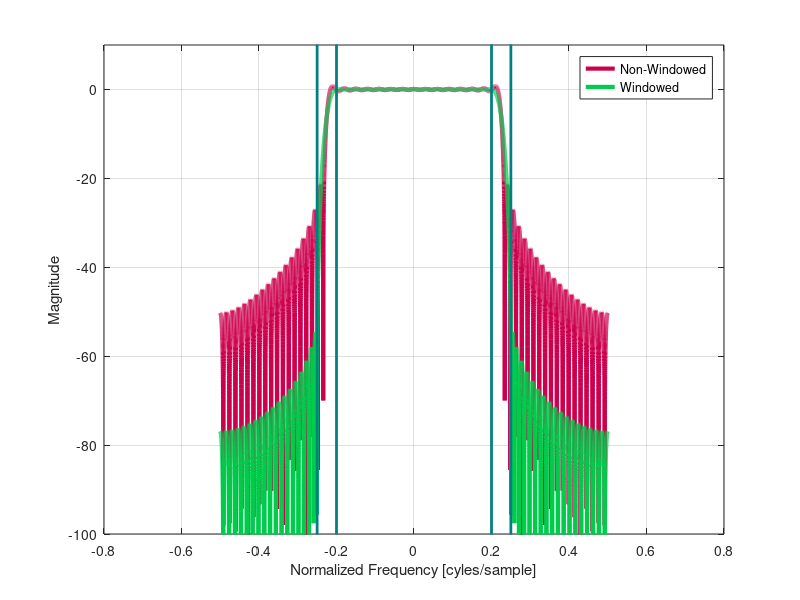

This chart was generated by the following MATLAB code:
NFFT = 2^14;
freq = [0:NFFT-1]/NFFT - 0.5;

fp = .2;
fs = .25;
Ap = .05; % dB
As = 55; % dB

Bp = 10^(Ap/20);
dp = (Bp-1)/(Bp+1); % pass band ripple
Bs = (1+dp)*10^(-As/20);
ds = Bs; % stop band ripple (approx.)

%% Windowed filter design
Fw = fs - fp;
fc = 0.5*(fs + fp);
[d,dind] = min([dp ds]);
if(dind == 1)
    A = Ap; % design is dominated by pass band ripple
else
    A = As; % design is dominated by stop band ripple
end;
% Blackman window cuz 74 dB
L = ceil(11*pi/(2*pi*Fw));
% Now we know the shape (Blackman) and the length.
win = blackman(L);
% Generate the impulse response
M = L-1; % filter order
alpha = M/2; % group delay
n = [0:L-1].' - alpha;
hd = (2*fc)*sinc(2*fc*n);
h = hd.*win;
hblackman = h;

%magnitude dB
plot(freq,20*log10(abs(fftshift(fft(hd,NFFT)))),'Color',[0.8 0 0.3],'LineWidth',3);
hold on;
plot(freq,20*log10(abs(fftshift(fft(h ,NFFT)))),'Color',[0.0 0.8 0.3],'LineWidth',3);
ax = axis;
plot((fp)*[1 1],ax(3:4),'Color',[0 0.5 0.5],'LineWidth',2);
plot(-(fp)*[1 1],ax(3:4),'Color',[0 0.5 0.5],'LineWidth',2);
plot((fs)*[1 1],ax(3:4),'Color',[0 0.5 0.5],'LineWidth',2);
plot(-(fs)*[1 1],ax(3:4),'Color',[0 0.5 0.5],'LineWidth',2);
hold off;
grid on;
xlabel('Normalized Frequency [cyles/sample]');
ylabel('Magnitude [dB]');
legend('Non-Windowed','Windowed');
ylim([-100 10]);

%magnitude linear
plot(freq,(abs(fftshift(fft(hd,NFFT)))),'Color',[0.8 0 0.3],'LineWidth',3);
hold on;
plot(freq,(abs(fftshift(fft(h ,NFFT)))),'Color',[0.0 0.8 0.3],'LineWidth',3);
ax = axis;
plot((fp)*[1 1],ax(3:4),'Color',[0 0.5 0.5],'LineWidth',2);
plot(-(fp)*[1 1],ax(3:4),'Color',[0 0.5 0.5],'LineWidth',2);
plot((fs)*[1 1],ax(3:4),'Color',[0 0.5 0.5],'LineWidth',2);
plot(-(fs)*[1 1],ax(3:4),'Color',[0 0.5 0.5],'LineWidth',2);
hold off;
grid on;
xlabel('Normalized Frequency [cyles/sample]');
ylabel('Magnitude');
legend('Non-Windowed','Windowed');
ylim([-.5 1.5]);


%phase
plot(freq,unwrap(angle(fftshift(fft(hd,NFFT)))),'Color',[0.8 0 0.3],'LineWidth',3);
hold on;
plot(freq,unwrap(angle(fftshift(fft(h ,NFFT)))),'Color',[0.0 0.8 0.3],'LineWidth',3);
ax = axis;
plot((fp)*[1 1],ax(3:4),'Color',[0 0.5 0.5],'LineWidth',2);
plot(-(fp)*[1 1],ax(3:4),'Color',[0 0.5 0.5],'LineWidth',2);
plot((fs)*[1 1],ax(3:4),'Color',[0 0.5 0.5],'LineWidth',2);
plot(-(fs)*[1 1],ax(3:4),'Color',[0 0.5 0.5],'LineWidth',2);
hold off;
grid on;
xlabel('Normalized Frequency [cyles/sample]');
ylabel('Magnitude');
legend('Non-Windowed','Windowed');
ylim([-100 10]);







%% Kaiser design
[M,Wn,beta,filtype]=kaiserord([fp fs],[1 0],[dp ds],1)
L = M+1;
alpha = M/2;
win = kaiser(L,beta);
n = [0:L-1].' - alpha;
hd = (2*fc)*sinc((2*fc)*(n));
h = hd.*win;
hkaiser = h;

plot(freq,20*log10(abs(fftshift(fft(hd,NFFT)))),'Color',[0.8 0 0.3],'LineWidth',3);
hold on;
plot(freq,20*log10(abs(fftshift(fft(h ,NFFT)))),'Color',[0.0 0.8 0.3],'LineWidth',3);
ax = axis;
plot((fp)*[1 1],ax(3:4),'Color',[0 0.5 0.5],'LineWidth',2);
plot(-(fp)*[1 1],ax(3:4),'Color',[0 0.5 0.5],'LineWidth',2);
plot((fs)*[1 1],ax(3:4),'Color',[0 0.5 0.5],'LineWidth',2);
plot(-(fs)*[1 1],ax(3:4),'Color',[0 0.5 0.5],'LineWidth',2);
hold off;
grid on;
xlabel('Normalized Frequency [cyles/sample]');
ylabel('Magnitude');
legend('Non-Windowed','Windowed');
ylim([-100 10]);

% plot(freq,(abs(fftshift(fft(hd,NFFT)))),'Color',[0.8 0 0.3],'LineWidth',3);
% hold on;
% plot(freq,(abs(fftshift(fft(h ,NFFT)))),'Color',[0.0 0.8 0.3],'LineWidth',3);
% ax = axis;
% plot((fp)*[1 1],ax(3:4),'Color',[0 0.5 0.5],'LineWidth',2);
% plot(-(fp)*[1 1],ax(3:4),'Color',[0 0.5 0.5],'LineWidth',2);
% plot((fs)*[1 1],ax(3:4),'Color',[0 0.5 0.5],'LineWidth',2);
% plot(-(fs)*[1 1],ax(3:4),'Color',[0 0.5 0.5],'LineWidth',2);
% hold off;
% grid on;
% xlabel('Normalized Frequency [cyles/sample]');
% ylabel('Magnitude');
% legend('Non-Windowed','Windowed');
% ylim([-.25 1.2]);
% 
% 
% plot(freq,unwrap(angle(fftshift(fft(hd,NFFT)))),'Color',[0.8 0 0.3],'LineWidth',3);
% hold on;
% plot(freq,unwrap(angle(fftshift(fft(h ,NFFT)))),'Color',[0.0 0.8 0.3],'LineWidth',3);
% ax = axis;
% plot((fp)*[1 1],ax(3:4),'Color',[0 0.5 0.5],'LineWidth',2);
% plot(-(fp)*[1 1],ax(3:4),'Color',[0 0.5 0.5],'LineWidth',2);
% plot((fs)*[1 1],ax(3:4),'Color',[0 0.5 0.5],'LineWidth',2);
% plot(-(fs)*[1 1],ax(3:4),'Color',[0 0.5 0.5],'LineWidth',2);
% hold off;
% grid on;
% xlabel('Normalized Frequency [cyles/sample]');
% ylabel('Magnitude');
% legend('Non-Windowed','Windowed');
% ylim([-100 10]);

